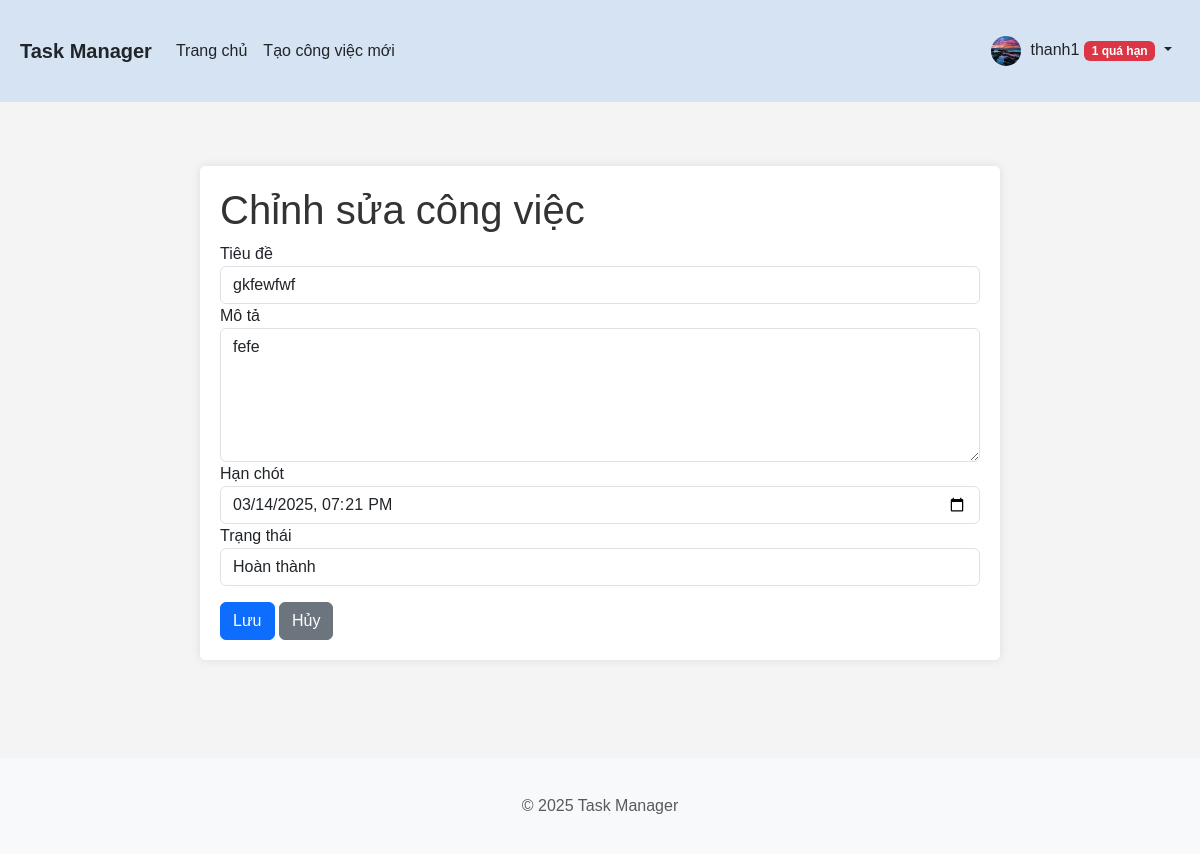
The page /edit/1 (signed in) on the database its author committed.
### app/models.py (models this page shows, shortened)
class User(UserMixin, db.Model):
    id = db.Column(db.Integer, primary_key=True)
    username = db.Column(db.String(64), index=True, unique=True)
    email = db.Column(db.String(120), index=True, unique=True)
    password_hash = db.Column(db.String(128))
    avatar = db.Column(db.String(120), default='default.png')
    is_admin = db.Column(db.Boolean, default=False)
    tasks = db.relationship('Task', backref='user', lazy='dynamic')
    @property
    def overdue_count(self):
        return Task.query.filter_by(user_id=self.id, finished=None).filter(
            Task.deadline < datetime.utcnow()).count()

class Task(db.Model):
    id = db.Column(db.Integer, primary_key=True)
    title = db.Column(db.String(100), nullable=False)
    description = db.Column(db.Text)
    status = db.Column(db.String(20), default='pending')  # pending, in_progress, completed
    created = db.Column(db.DateTime, default=datetime.utcnow)
    deadline = db.Column(db.DateTime)
    finished = db.Column(db.DateTime)
    user_id = db.Column(db.Integer, db.ForeignKey('user.id'), nullable=False)

### app/routes/tasks.py (the view, shortened to what this page needs)
@bp.route('/edit/<int:task_id>', methods=['GET', 'POST'])
@login_required
def edit(task_id):
    task = Task.query.get_or_404(task_id)
    if not current_user.is_admin and task.user_id != current_user.id:
        flash('Bạn không có quyền chỉnh sửa công việc này.', 'danger')
        return redirect(url_for('tasks.index'))
    form = TaskForm(obj=task)
    return render_template('tasks/edit.html', title='Chỉnh sửa công việc', form=form, task=task)

### app/forms.py
class TaskForm(FlaskForm):
    title = StringField('Tiêu đề', validators=[
        DataRequired(message='Tiêu đề không được để trống'),
        Length(min=3, max=100, message='Tiêu đề phải có từ 3 đến 100 ký tự')
    ])
    description = TextAreaField('Mô tả', validators=[Optional()])
    deadline = DateTimeField('Hạn chót', format='%Y-%m-%dT%H:%M', validators=[
        DataRequired(message='Hạn chót không được để trống')
    ])
    status = SelectField('Trạng thái', choices=[
        ('pending', 'Chờ xử lý'),
        ('in_progress', 'Đang thực hiện'),
        ('completed', 'Hoàn thành')
    ], validators=[DataRequired(message='Trạng thái không được để trống')])
    submit = SubmitField('Lưu')
    def __init__(self, *args, **kwargs):
        super(TaskForm, self).__init__(*args, **kwargs)
        if not args and 'obj' not in kwargs:
            self.deadline.data = datetime.now()

### app/__init__.py (called while the page is built)
def create_app(config_name='default'):
    app = Flask(__name__)
    app.config.from_object(config[config_name])
    db.init_app(app)
    migrate.init_app(app, db)
    login_manager.init_app(app)
    @app.template_filter('nl2br')
    def nl2br_filter(text):
        if text:
            return jinja2.utils.markupsafe.Markup(text.replace('\n', '<br>'))
        return ''
    from app.routes.auth import bp as auth_bp
    from app.routes.tasks import bp as tasks_bp
    app.register_blueprint(auth_bp)
    app.register_blueprint(tasks_bp)
    avatar_dir = os.path.join(app.static_folder, 'avatars')
    if not os.path.exists(avatar_dir):
        os.makedirs(avatar_dir)
    @login_manager.user_loader
    def load_user(user_id):
        from app.models import User
        return User.query.get(int(user_id))
    return app

### app/templates/tasks/edit.html (shortened to what this page needs)
{% extends "base.html" %}
{% block content %}
    <div class="edit-task-container">
        <h1>Chỉnh sửa công việc</h1>
        <form method="POST" action="">
            <div class="form-group">
                {{ form.title.label }}
                {{ form.title(class="form-control") }}
            </div>
            <div class="form-group">
                {{ form.description.label }}
                {{ form.description(class="form-control", rows=5) }}
            </div>
            <div class="form-group">
                {{ form.deadline.label }}
                {{ form.deadline(class="form-control", type="datetime-local") }}
            </div>
            <div class="form-group">
                {{ form.status.label }}
                {{ form.status(class="form-control") }}
            </div>
            <div class="form-group mt-3">
                {{ form.submit(class="btn btn-primary") }}
                <a href="{{ url_for('tasks.index') }}" class="btn btn-secondary">Hủy</a>
            </div>
        </form>
    </div>
{% endblock %}

### app/templates/base.html (shortened to what this page needs)
<!DOCTYPE html>
<html lang="vi">
<head>
    <link href="https://cdn.jsdelivr.net/npm/bootstrap@5.3.0-alpha1/dist/css/bootstrap.min.css" rel="stylesheet">
    <link rel="stylesheet" href="https://cdn.jsdelivr.net/npm/bootstrap-icons@1.11.2/font/bootstrap-icons.css">
    <link rel="stylesheet" href="{{ url_for('static', filename='css/main.css') }}">
</head>
<body>
    <header>
        <nav class="navbar navbar-expand-lg navbar-light">
            <div class="container">
                <a class="navbar-brand" href="{{ url_for('tasks.index') }}">Task Manager</a>
                <div class="collapse navbar-collapse" id="navbarNav">
                    <ul class="navbar-nav me-auto">
                        {% if current_user.is_authenticated %}
                            <li class="nav-item">
                                <a class="nav-link" href="{{ url_for('tasks.index') }}">Trang chủ</a>
                            </li>
                            <li class="nav-item">
                                <a class="nav-link" href="{{ url_for('tasks.create') }}">Tạo công việc mới</a>
                            </li>
                        {% endif %}
                    </ul>
                    <ul class="navbar-nav">
                        {% if current_user.is_authenticated %}
                            <li class="nav-item dropdown">
                                <a class="nav-link dropdown-toggle" href="#" id="navbarDropdown" role="button" data-bs-toggle="dropdown">
                                    {% if current_user.avatar %}
                                        <img src="{{ url_for('static', filename='avatars/' + current_user.avatar) }}" class="rounded-circle avatar-small" alt="Avatar">
                                    {% else %}
                                        <img src="https://avatar-placeholder.iran.liara.run/" class="rounded-circle avatar-small" alt="Avatar">
                                    {% endif %}
                                    {{ current_user.username }}
                                    {% if current_user.overdue_count and current_user.overdue_count > 0 %}
                                        <span class="badge bg-danger">{{ current_user.overdue_count }} quá hạn</span>
                                    {% endif %}
                                </a>
                            </li>
                        {% endif %}
                    </ul>
                </div>
            </div>
        </nav>
    </header>
    <main class="container mt-4">
        {% block content %}{% endblock %}
    </main>
    <footer class="footer mt-5 py-3 bg-light">
        <div class="container text-center">
            <span class="text-muted">&copy; 2025 Task Manager</span>
        </div>
    </footer>
</body>
</html>

### app/static/css/main.css (style rules this page uses)
body { font-family: Arial, sans-serif; margin: 0; padding: 0; background-color: #f4f4f4; min-height: 100vh; display: flex; flex-direction: column; }
.container { max-width: 1200px; margin: 0 auto; padding: 20px; }
main { flex: 1; }
footer { margin-top: auto; padding: 10px 0; background-color: #f8f9fa; text-align: center; }
h1, h2, h3 { color: #333; }
.avatar-small { width: 30px; height: 30px; object-fit: cover; margin-right: 5px; border-radius: 50%; }
.profile-container, .create-task-container, .edit-task-container, .view-task-container { max-width: 800px; margin: 0 auto; padding: 20px; background: #fff; box-shadow: 0 0 10px rgba(0, 0, 0, 0.1); border-radius: 5px; margin-bottom: 30px; }
.navbar { margin-bottom: 20px; background-color: #d5e3f3 !important; }
.navbar .navbar-nav .nav-link { color: #212529 !important; font-weight: normal; }
.navbar .navbar-brand { color: #212529 !important; font-weight: bold; }
@media (min-width: 1200px) { main.container { max-width: 95%; } }

### rows shown on the page
User: avatar (picture), username "thanh1"
Task: title "gkfewfwf", description "fefe", deadline "03/14/2025 19:21", status "Hoàn thành"

### other values the page prints
{{ current_user.overdue_count }} "1"
